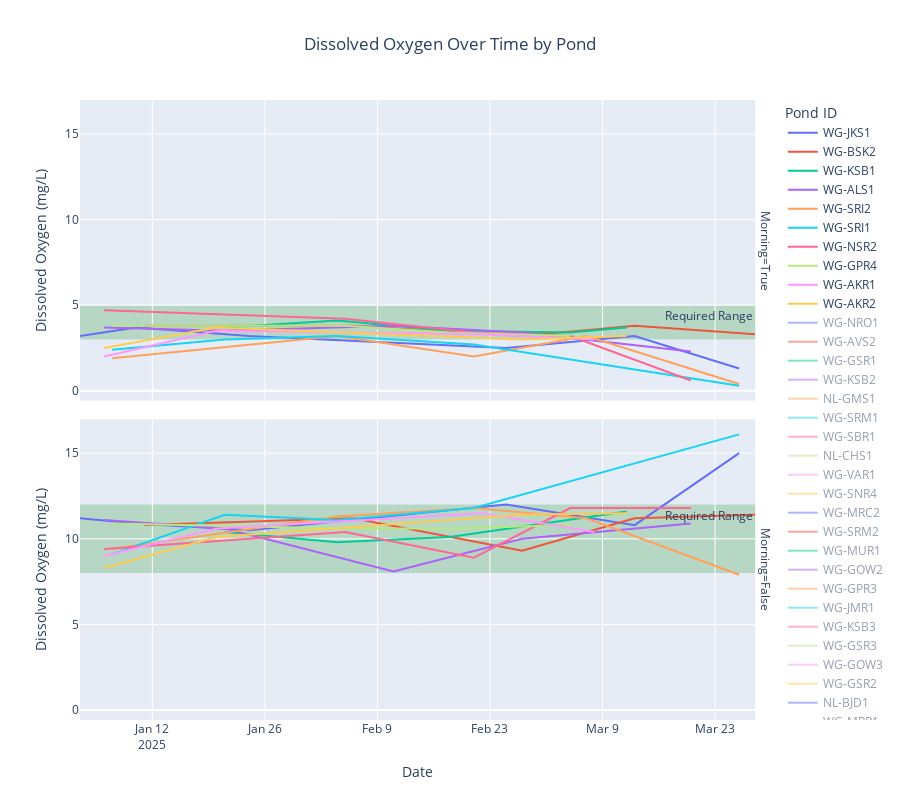

The code cell stored with this chart in its notebook:
### Code cell
# Create interactive plot of DO over time by pond
# Get all ponds ordered by number of observations
pond_order = predict_df.groupby('pond_id').size().sort_values(ascending=False).index.tolist()
predict_df['date'] = predict_df['sample_dt'].dt.date

# Get top 10 ponds for initial visibility
top_10_ponds = pond_order[:10]

fig = px.line(predict_df, 
                 x='date', 
                 y='do_mg_per_L',
                 color='pond_id',
                 facet_row='morning',
                 title='Dissolved Oxygen Over Time by Pond',
                 labels={'do_mg_per_L': 'Dissolved Oxygen (mg/L)',
                        'date': 'Date',
                        'pond_id': 'Pond ID',
                        'morning': 'Morning'},
                 category_orders={'pond_id': pond_order},
                 height=800)

# Add shaded regions for required DO ranges based on time of day
# Morning range (3-5 mg/L)
fig.add_hrect(y0=3, y1=5,
              fillcolor="green", opacity=0.2,
              layer="below", line_width=0,
              annotation_text="Required Range",
              annotation_position="top right",
              row=2)  # Morning facet

# Evening range (8-12 mg/L) 
fig.add_hrect(y0=8, y1=12,
              fillcolor="green", opacity=0.2,
              layer="below", line_width=0,
              annotation_text="Required Range",
              annotation_position="top right",
              row=1)  # Evening facet

# Update layout
fig.update_layout(
    showlegend=True,
    legend_title_text='Pond ID',
    title_x=0.5,
    height=800  # Increased height for better visibility
)

# Show only top 10 ponds initially but allow selection of others
fig.for_each_trace(lambda t: t.update(visible='legendonly') 
                   if t.name not in top_10_ponds 
                   else t.update(visible=True))

fig.show()
